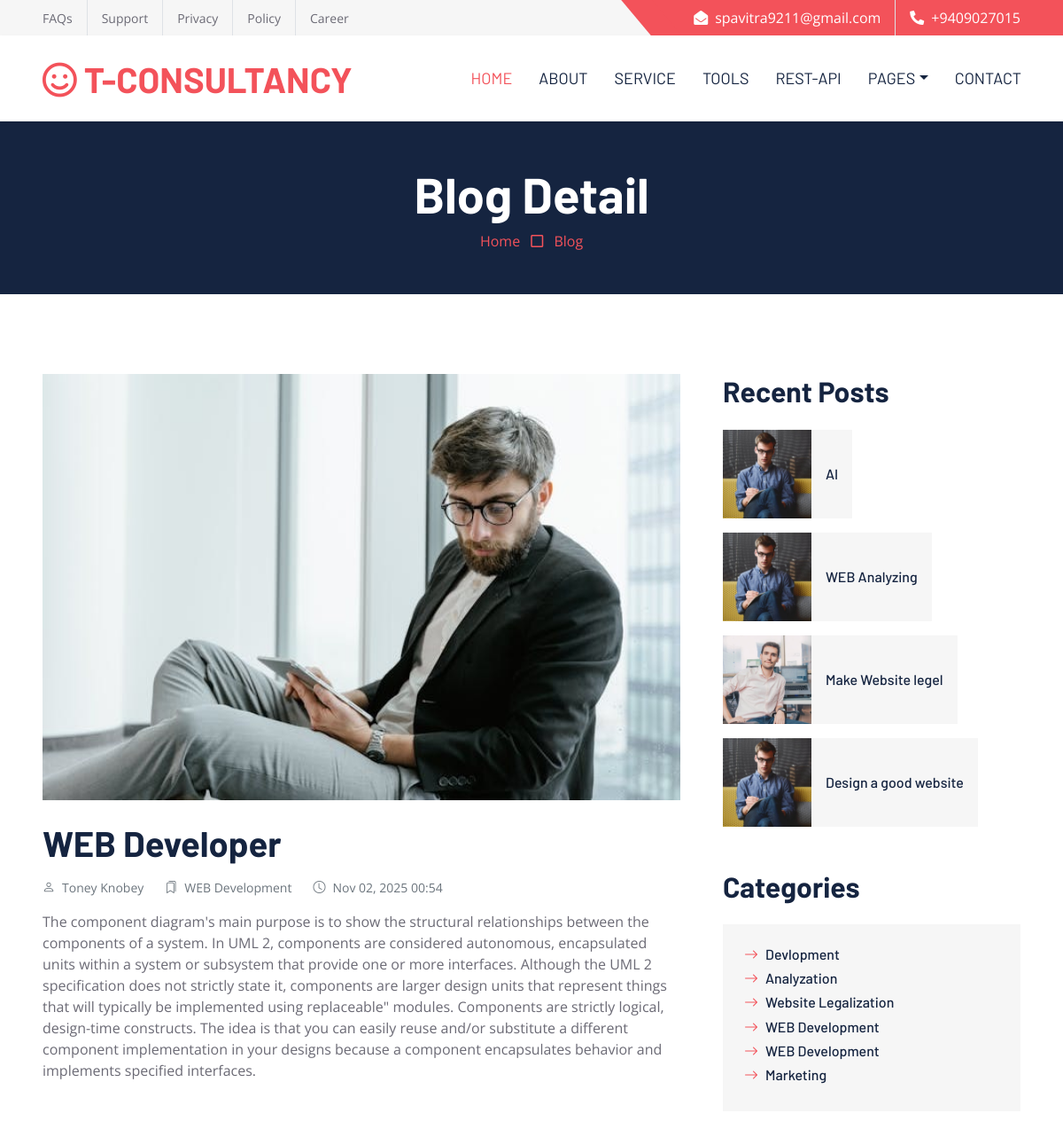
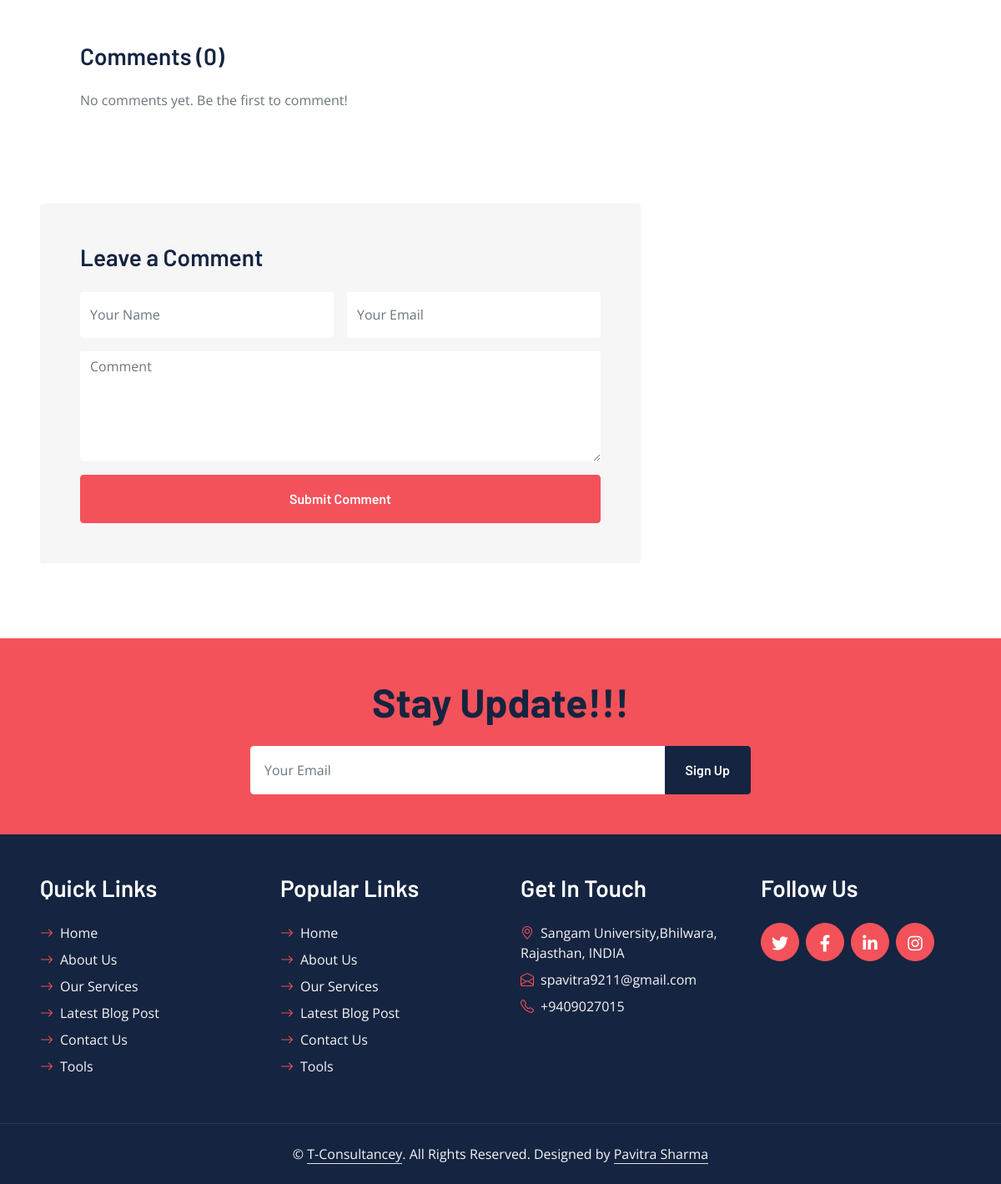
The app's page /blog/2/ with its own data (2 pictures, top to bottom).
### blog/models.py (models this page shows, shortened)
class Blog(models.Model):
    title = models.CharField(max_length=200)
    author = models.CharField(max_length=100, default="Admin")
    category = models.CharField(max_length=100, default="General")
    content = models.TextField()
    image = models.ImageField(upload_to='blogs/')
    date = models.DateTimeField(auto_now_add=True)
    class Meta:
        ordering = ['-date']

### blog/views.py (the view)
# urls.py: path('<int:pk>/', views.blog_detail, name='blog_detail'),
def blog_detail(request, pk):
    blog = get_object_or_404(Blog, pk=pk)
    comments = Comment.objects.filter(blog=blog).order_by('-created_at')
    recent_blogs = Blog.objects.order_by('-date')[:4]
    categories = Blog.objects.values_list('category', flat=True).distinct()
    if request.method == 'POST':
        form = CommentForm(request.POST)
        if form.is_valid():
            comment = form.save(commit=False)
            comment.blog = blog
            comment.save()
            messages.success(request, "Your comment was posted successfully!")
            return redirect('blog_detail', pk=blog.pk)
    else:
        form = CommentForm()
    context = {
        'blog': blog,
        'comments': comments,
        'recent_blogs': recent_blogs,
        'categories': categories,
        'form': form,
    }
    return render(request, 'detail.html', context)

### stayupdate/forms.py
class StayUpdateForm(forms.ModelForm):
    class Meta:
        model = StayUpdate
        fields = ['email']
        widgets = {
            'email': forms.EmailInput(attrs={'class': 'form-control border-white p-3','placeholder': 'Your Email',}),
        }

### blog/comment_form.py
class CommentForm(forms.ModelForm):
    class Meta:
        model = Comment
        fields = ['name', 'email', 'content']
        widgets = {
            'name': forms.TextInput(attrs={
                'class': 'form-control bg-white border-0',
                'placeholder': 'Your Name',
                'style': 'height: 55px;'
            }),
            'email': forms.EmailInput(attrs={
                'class': 'form-control bg-white border-0',
                'placeholder': 'Your Email',
                'style': 'height: 55px;'
            }),
            'content': forms.Textarea(attrs={
                'class': 'form-control bg-white border-0',
                'rows': 5,
                'placeholder': 'Comment'
            }),
        }

### ourservice/context_processors.py (called while the page is built)
def services_context(request):
    services = Service.objects.all()
    return {'services': services}

### stayupdate/context_processors.py (called while the page is built)
def stayupdate_form(request):
    return {'stayupdate_form': StayUpdateForm()}

### team/context_processors.py (called while the page is built)
def team_members(request):
    return {
        'team_members': TeamMember.objects.all()
    }

### templates/detail.html (shortened to what this page needs)
{% extends 'base.html' %}
{% load static %}
{% block content %}
<div class="container-fluid bg-dark p-5">
    <div class="row">
        <div class="col-12 text-center">
            <h1 class="display-4 text-white">Blog Detail</h1>
            <a href="{% url 'home' %}">Home</a>
            <i class="far fa-square text-primary px-2"></i>
            <a href="{% url 'blog' %}">Blog</a>
        </div>
    </div>
</div>
<div class="container-fluid py-6 px-5">
    <div class="row g-5">
        <div class="col-lg-8">
            <div class="mb-5">
                <img class="img-fluid w-100 mb-4" src="{{ blog.image.url }}" alt="{{ blog.title }}">
                <h1 class="mb-3">{{ blog.title }}</h1>
                <div class="d-flex mb-3 text-muted">
                    <small class="me-4">
                        <i class="bi bi-person me-2"></i>{{ blog.author }}
                    </small>
                    <small class="me-4">
                        <i class="bi bi-bookmarks me-2"></i>{{ blog.category }}
                    </small>
                    <small>
                        <i class="bi bi-clock me-2"></i>{{ blog.date|date:"M d, Y H:i" }}
                    </small>
                </div>
                <p class="text-muted">{{ blog.content|linebreaks }}</p>
            </div>
            <div class="bg-light p-5 rounded mb-5">
                <h3 class="mb-4">Comments ({{ comments.count }})</h3>
                {% for comment in comments %}
                <div class="border rounded p-3 mb-3 bg-white">
                    <h5 class="mb-1">{{ comment.name }}</h5>
                    <small class="text-muted">{{ comment.created_at|date:"M d, Y H:i" }}</small>
                    <p class="mt-2 mb-0">{{ comment.content }}</p>
                </div>
                {% empty %}
                <p class="text-muted">No comments yet. Be the first to comment!</p>
                {% endfor %}
            </div>
            <div class="bg-secondary p-5 rounded">
                <h3 class="mb-4">Leave a Comment</h3>
                <form method="post">
                    <div class="row g-3">
                        <div class="col-12 col-sm-6">
                            {{ form.name }}
                        </div>
                        <div class="col-12 col-sm-6">
                            {{ form.email }}
                        </div>
                        <div class="col-12">
                            {{ form.content }}
                        </div>
                        <div class="col-12">
                            <button class="btn btn-primary w-100 py-3" type="submit">Submit Comment</button>
                        </div>
                    </div>
                </form>
            </div>
        </div>
        <div class="col-lg-4">
            <div class="mb-5">
                <h2 class="mb-4">Recent Posts</h2>
                {% for recent in recent_blogs %}
                <div class="d-flex mb-3">
                    <img class="img-fluid" src="{{ recent.image.url }}" style="width: 100px; height: 100px; object-fit: cover;" alt="{{ recent.title }}">
                    <a href="{% url 'blog_detail' recent.id %}" class="h6 d-flex align-items-center bg-secondary px-3 mb-0">
                        {{ recent.title|truncatewords:8 }}
                    </a>
                </div>
                {% empty %}
                <p class="text-muted">No recent posts yet.</p>
                {% endfor %}
            </div>
            <div class="mb-5">
                <h2 class="mb-4">Categories</h2>
                <div class="d-flex flex-column justify-content-start bg-secondary p-4">
                    {% for cat in categories %}
                    <a class="h6 mb-2" href="#">
                        <i class="bi bi-arrow-right text-primary me-2"></i>{{ cat }}
                    </a>
                    {% endfor %}
                </div>
            </div>
        </div>
    </div>
</div>
{% endblock %}

### static/css/style.css (style rules this page uses)
:root { --primary: #F3525A; --secondary: #F6F6F6; --light: #FFFFFF; --dark: #152440; }
h1, h2, .font-weight-bold { font-weight: 700 !important; }
h3, h4, .font-weight-semi-bold { font-weight: 600 !important; }
.py-6 { padding-top: 90px; padding-bottom: 90px; }
.btn { font-family: 'Barlow', sans-serif; font-weight: 600; transition: .5s; }
.btn-primary { color: #FFFFFF; }

### records on screen
Blog: image (picture), title "WEB Developer", author "Toney Knobey", category "WEB Development", date "Nov 02, 2025 00:54", content "The component diagram's main purpose is to show the structural relationships between the components of a system. In UML 2, components are considered autonomous, encapsulated units within a system or subsystem that provide one or more interfaces. Although the UML 2 specification does not strictly state it, components are larger design units that represent things that will typically be implemented using replaceable\" modules. Components are strictly logical, design-time constructs. The idea is that you can easily reuse and/or substitute a different component implementation in your designs because a component encapsulates behavior and implements specified interfaces."
Blog: image (picture), title "AI"
Blog: image (picture), title "WEB Analyzing"
Blog: image (picture), title "Make Website legel"
Blog: image (picture), title "Design a good website"

### other values on screen
{{ comments.count }} "0"
{{ cat }} "Devlopment" "Analyzation" "Website Legalization" "WEB Development" "WEB Development" "Marketing"
